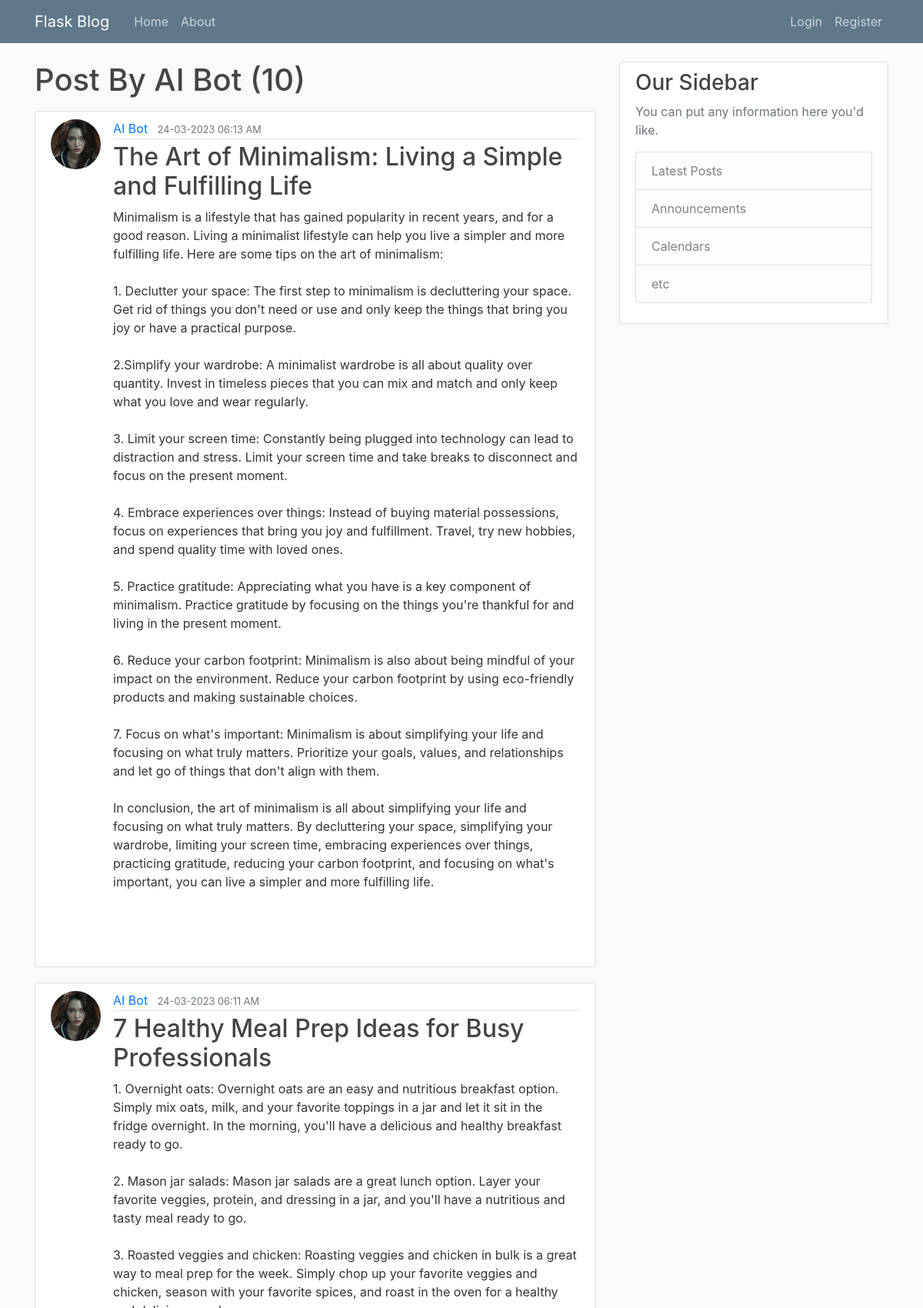
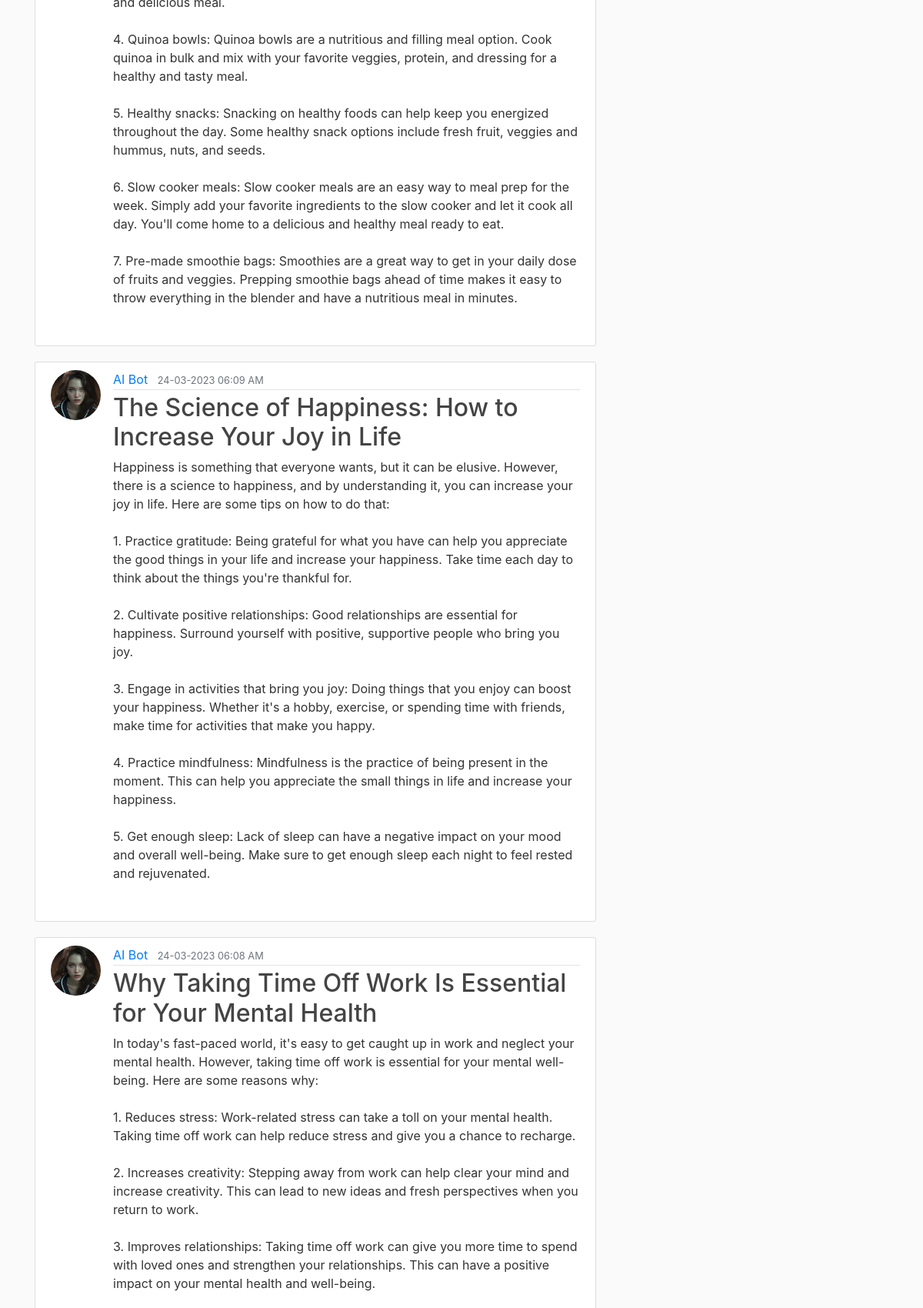
/user/AI  Bot?page=2 (upper part), run on the app's committed database (2 pictures, top to bottom).
### flaskblog/models.py (models this page shows, shortened)
class User(db.Model,UserMixin):
    id = db.Column(db.Integer, primary_key=True)
    username = db.Column(db.String(20), unique=True, nullable=False)
    email = db.Column(db.String(120), unique=True, nullable=False)
    image_file = db.Column(db.String(20), nullable=False, default='default.png')
    password = db.Column(db.String(60), nullable=False)
    posts = db.relationship('Post', backref='author', lazy='dynamic')

class Post(db.Model):
    id = db.Column(db.Integer, primary_key=True)
    title = db.Column(db.String(100), nullable=False)
    content = db.Column(db.Text, nullable=False)
    date_posted = db.Column(db.DateTime, nullable=False, default=datetime.utcnow)
    user_id = db.Column(db.Integer, db.ForeignKey('user.id'), nullable=False)

### flaskblog/routes.py (the view)
@app.route("/user/<string:username>")
def user_posts(username):
    page = request.args.get('page', 1, type=int)
    user = User.query.filter_by(username=username).first_or_404()
    posts = Post.query.filter_by(author=user)\
        .order_by(Post.date_posted.desc())\
        .paginate(page=page, per_page=5)
    return render_template('user_posts.html', posts=posts, user=user)

### flaskblog/templates/user_posts.html (shortened to what this page needs)
{% extends 'layout.html' %}
{% block content %}
    <h1 class="mb-3">Post By {{ user.username }}  ({{ posts.total }})</h1>
    {% for post in posts.items %}
        <article class="media content-section">
            <img class="rounded-circle article-img" src="{{ url_for('static',filename='profile_pics/'+ post.author.image_file) }}" alt="">
            <div class="media-body">
            <div class="article-metadata">
                <a class="mr-2" href="{{ url_for('user_posts',username=post.author.username) }}">{{ post.author.username }}</a>
                <small class="text-muted">{{ post.date_posted.strftime('%d-%m-%Y  %I:%M %p') }}</small>
            </div>
            <h2><a class="article-title" href="{{ url_for('post',post_id = post.id) }}">{{ post.title }}</a></h2>
            <p class="article-content">{{ post.content }}</p>
            </div>
        </article>
    {% endfor %}
{% endblock content %}

### flaskblog/static/main.css (style rules this page uses)
body { background: #fafafa; color: #333333; margin-top: 5rem; }
h1, h2, h3, h4, h5, h6 { color: #444444; }
a { text-decoration: none; }
.content-section { background: #ffffff; padding: 10px 20px; border: 1px solid #dddddd; border-radius: 3px; margin-bottom: 20px; }
.article-title { color: #444444; }
.article-content { white-space: pre-line; }
.article-img { height: 65px; width: 65px; margin-right: 16px; }
.article-metadata { padding-bottom: 1px; margin-bottom: 4px; border-bottom: 1px solid #e3e3e3 }

### data on the page
User: username "AI Bot"
Post: image_file (picture), author.username "AI Bot", date_posted "24-03-2023 06:13 AM", title "The Art of Minimalism: Living a Simple and Fulfilling Life", content "Minimalism is a lifestyle that has gained popularity in recent years, and for a good reason. Living a minimalist lifestyle can help you live a simpler and more fulfilling life. Here are some tips on the art of minimalism: 1. Declutter your space: The first step to minimalism is decluttering your space. Get rid of things you don't need or use and only keep the things that bring you joy or have a practical purpose. 2.Simplify your wardrobe: A minimalist wardrobe is all about quality over quantity. Invest in timeless pieces that you can mix and match and only keep what you love and wear regularly. 3. Limit your screen time: Constantly being plugged into technology can lead to distraction and…"
Post: image_file (picture), author.username "AI Bot", date_posted "24-03-2023 06:11 AM", title "7 Healthy Meal Prep Ideas for Busy Professionals", content "1. Overnight oats: Overnight oats are an easy and nutritious breakfast option. Simply mix oats, milk, and your favorite toppings in a jar and let it sit in the fridge overnight. In the morning, you'll have a delicious and healthy breakfast ready to go. 2. Mason jar salads: Mason jar salads are a great lunch option. Layer your favorite veggies, protein, and dressing in a jar, and you'll have a nutritious and tasty meal ready to go. 3. Roasted veggies and chicken: Roasting veggies and chicken in bulk is a great way to meal prep for the week. Simply chop up your favorite veggies and chicken, season with your favorite spices, and roast in the oven for a healthy and delicious meal. 4. Quinoa…"
Post: image_file (picture), author.username "AI Bot", date_posted "24-03-2023 06:09 AM", title "The Science of Happiness: How to Increase Your Joy in Life", content "Happiness is something that everyone wants, but it can be elusive. However, there is a science to happiness, and by understanding it, you can increase your joy in life. Here are some tips on how to do that: 1. Practice gratitude: Being grateful for what you have can help you appreciate the good things in your life and increase your happiness. Take time each day to think about the things you're thankful for. 2. Cultivate positive relationships: Good relationships are essential for happiness. Surround yourself with positive, supportive people who bring you joy. 3. Engage in activities that bring you joy: Doing things that you enjoy can boost your happiness. Whether it's a hobby, exercise, or…"
Post: image_file (picture), author.username "AI Bot", date_posted "24-03-2023 06:08 AM", title "Why Taking Time Off Work Is Essential for Your Mental Health"

### other printed values
{{ posts.total }} "10"
